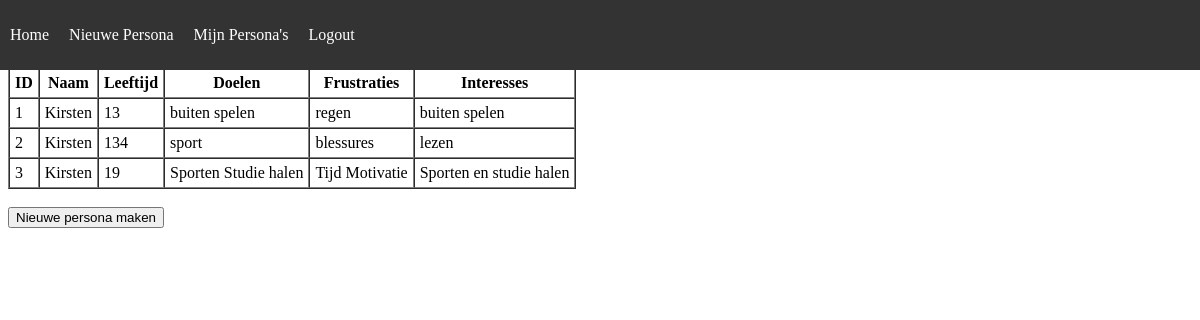
Before: /personas (signed in) with the older database file.
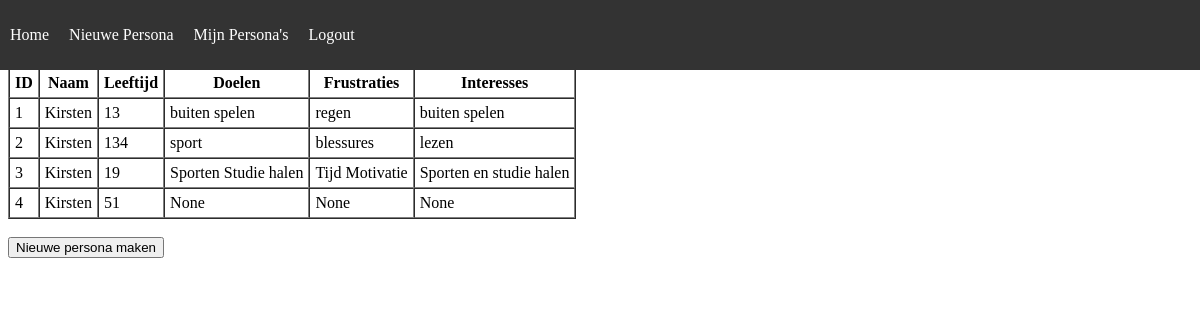
After: the same page with the newer database file.
### app.py (models this page shows)
class Persona(db.Model):
    id = db.Column(db.Integer, primary_key=True)
    naam = db.Column(db.String(100))
    leeftijd = db.Column(db.Integer)
    doelen = db.Column(db.Text)
    frustraties = db.Column(db.Text)
    interesses = db.Column(db.Text)
    user_id = db.Column(db.Integer, db.ForeignKey('user.id'))

### app.py (the view)
@app.route('/personas')
def personas():
    if 'user_id' not in session:
        return redirect('/login')
    personas = Persona.query.filter_by(user_id=session['user_id']).all()
    return render_template('personas.html', personas=personas)

### templates/personas.html
{% extends "base.html" %}
{% block content %}
<h2>Alle opgeslagen persona's</h2>
{% if personas %}
<table border="1" cellpadding="5" cellspacing="0">
    <thead>
        <tr>
            <th>ID</th>
            <th>Naam</th>
            <th>Leeftijd</th>
            <th>Doelen</th>
            <th>Frustraties</th>
            <th>Interesses</th>
        </tr>
    </thead>
    <tbody>
        {% for p in personas %}
        <tr>
            <td>{{ p.id }}</td>
            <td>{{ p.naam }}</td>
            <td>{{ p.leeftijd }}</td>
            <td>{{ p.doelen }}</td>
            <td>{{ p.frustraties }}</td>
            <td>{{ p.interesses }}</td>
        </tr>
        {% endfor %}
    </tbody>
</table>
{% else %}
<p>Er zijn nog geen persona's opgeslagen.</p>
{% endif %}
<br>
<a href="{{ url_for('stap1') }}"><button>Nieuwe persona maken</button></a>
{% endblock %}

### templates/base.html (shortened to what this page needs)
<!DOCTYPE html>
<html lang="nl">
<head>
    <link rel="stylesheet" href="{{ url_for('static', filename='style.css') }}">
</head>
<body>
    <nav>
        <ul>
            <li><a href="{{ url_for('index') }}">Home</a></li>
            {% if 'user_id' in session %}
            <li><a href="{{ url_for('stap1') }}">Nieuwe Persona</a></li>
            <li><a href="{{ url_for('personas') }}">Mijn Persona's</a></li>
            <li><a href="{{ url_for('logout') }}">Logout</a></li>
            {% else %}
            <li><a href="{{ url_for('login') }}">Login</a></li>
            <li><a href="{{ url_for('register') }}">Register</a></li>
            {% endif %}
        </ul>
    </nav>
    <div class="content">
        {% block content %}{% endblock %}
    </div>
</body>
</html>

### static/style.css (style rules this page uses)
nav { position: fixed; top: 0; left: 0; width: 100%; background: #333; color: white; }
nav ul { display: flex; text-align: end; list-style: none; padding: 10px; }
nav li { margin-right: 20px; }
nav a { color: white; text-decoration: none; }

Changed rows visible on the page:
added Persona: id "4", naam "Kirsten", leeftijd "51", doelen "None", frustraties "None", interesses "None"
